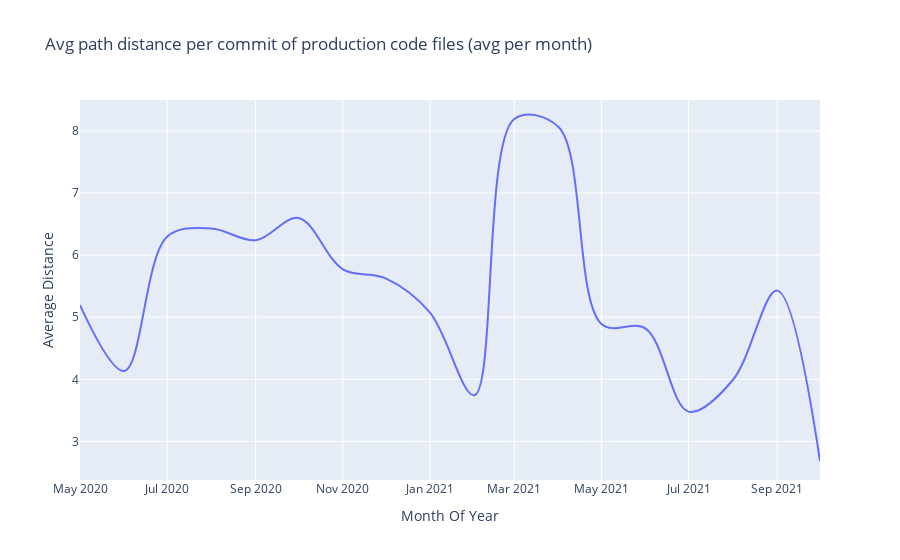

Notebook source saved alongside this figure:
### Markdown cell above
Determine per commit (reachable from the main branch) the distance between all changed files by finding the length of the shortest path traversing the `:CONTAINS` relation, i.e. traversing upwards from both paths until the same parent is found.

- The query limits to production code only, i.e. files contained in `src/main/java`. Including `src/main/test` creates higher numbers which are not relevant.
- The shortest path returned by the query includes the files nodes themselves, for the distance only the hops over containing folders are relevant. Therefore the distance is computed by `length(path)-2`.
- The distances are first averaged per commit, then averaged per required time unit (e.g. month). An average only per time unit would blur locality of changes, i.e. one commit in a component followed by another commit in another component.

### Code cell
dist = %cypher MATCH \
  shortestPath((:Branch{name:"heads/main"})-[:HAS_HEAD|HAS_PARENT*]->(c:Commit))  \
WHERE \
  not c:Merge \
WITH \
  c \
MATCH \
  (c)-[:CONTAINS_CHANGE]->()-[:MODIFIES]->(:File)-[:HAS_PATH]->(p1:Path), \
  (c)-[:CONTAINS_CHANGE]->()-[:MODIFIES]->(:File)-[:HAS_PATH]->(p2:Path) \
WHERE \
  id(p1) < id(p2) \
  and p1.relativePath contains "/src/main/" \
  and p2.relativePath contains "/src/main/" \
WITH \
  c, p1, p2 \
MATCH \
  path=shortestPath((p1)-[:CONTAINS*]-(p2)) \
WITH \
  c, avg(length(path)-2) as avgDistancePerCommit \
RETURN \
  substring(c.date, 0, 7) as `Month Of Year`, avg(avgDistancePerCommit) as `Average Distance` \
ORDER BY \
  `Month Of Year`
 
df=dist.get_dataframe()
fig = px.line(df, x="Month Of Year", y="Average Distance", line_shape="spline", title="Avg path distance per commit of production code files (avg per month)")
fig.show()

### Figure 1 — Plotly figure (JSON) as saved in the notebook; plotly's stock layout.template omitted (floating-point values rounded to 4 significant figures)
{"data": [{"hovertemplate": "Month Of Year=%{x}<br>Average Distance=%{y}<extra></extra>", "legendgroup": "", "line": {"color": "#636efa", "dash": "solid", "shape": "spline"}, "mode": "lines", "name": "", "orientation": "v", "showlegend": false, "type": "scatter", "x": ["2020-05", "2020-06", "2020-07", "2020-08", "2020-09", "2020-10", "2020-11", "2020-12", "2021-01", "2021-02", "2021-03", "2021-04", "2021-05", "2021-06", "2021-07", "2021-08", "2021-09", "2021-10"], "xaxis": "x", "y": [5.194, 4.135, 6.296, 6.428, 6.239, 6.598, 5.772, 5.625, 5.075, 3.744, 8.191, 8.062, 4.891, 4.816, 3.48, 3.989, 5.428, 2.684], "yaxis": "y"}], "layout": {"legend": {"tracegroupgap": 0}, "title": {"text": "Avg path distance per commit of production code files (avg per month)"}, "xaxis": {"anchor": "y", "domain": [0, 1], "title": {"text": "Month Of Year"}}, "yaxis": {"anchor": "x", "domain": [0, 1], "title": {"text": "Average Distance"}}}}
